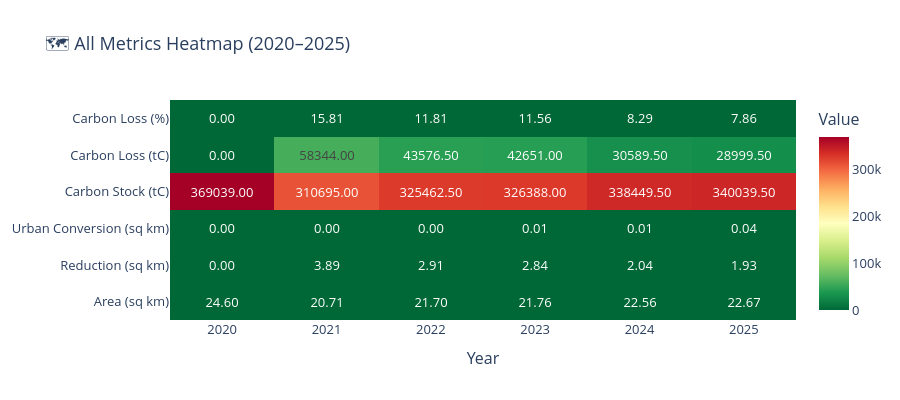

Notebook source saved alongside this figure:
### Code cell
# ✅ CREATE REQUIRED COLUMNS
df["carbon_stock_tc"] = df["remaining_mangrove_sq_km"] * 100 * 150
df["carbon_loss_tc"] = df["carbon_stock_tc"].iloc[0] - df["carbon_stock_tc"]
df["carbon_loss_percent"] = (df["carbon_loss_tc"] / df["carbon_stock_tc"].iloc[0]) * 100

# ✅ FIXED METRICS (only column names changed)
metrics_heat = [
    'remaining_mangrove_sq_km',
    'mangrove_loss_sq_km',
    'mangrove_to_urban_sq_km',
    'carbon_stock_tc',
    'carbon_loss_tc',
    'carbon_loss_percent'
]

labels_heat  = [
    'Area (sq km)',
    'Reduction (sq km)',
    'Urban Conversion (sq km)',
    'Carbon Stock (tC)',
    'Carbon Loss (tC)',
    'Carbon Loss (%)'
]

z = df[metrics_heat].values.T

fig8 = go.Figure(go.Heatmap(
    z=z,
    x=df['year'].tolist(),
    y=labels_heat,
    colorscale='RdYlGn_r',
    text=[[f"{v:.2f}" for v in row] for row in z],
    texttemplate='%{text}',
    showscale=True,
    colorbar=dict(title='Value')
))

fig8.update_layout(
    title='🗺️ All Metrics Heatmap (2020–2025)',
    xaxis_title='Year', template='plotly_white',
    height=400, font=dict(size=13)
)

fig8.show()

### Figure 1 — Plotly figure (JSON) as saved in the notebook; plotly's stock layout.template omitted (floating-point values rounded to 4 significant figures)
{"data": [{"colorbar": {"title": {"text": "Value"}}, "colorscale": [[0, "rgb(0,104,55)"], [0.1, "rgb(26,152,80)"], [0.2, "rgb(102,189,99)"], [0.3, "rgb(166,217,106)"], [0.4, "rgb(217,239,139)"], [0.5, "rgb(255,255,191)"], [0.6, "rgb(254,224,139)"], [0.7, "rgb(253,174,97)"], [0.8, "rgb(244,109,67)"], [0.9, "rgb(215,48,39)"], [1, "rgb(165,0,38)"]], "showscale": true, "text": [["24.60", "20.71", "21.70", "21.76", "22.56", "22.67"], ["0.00", "3.89", "2.91", "2.84", "2.04", "1.93"], ["0.00", "0.00", "0.00", "0.01", "0.01", "0.04"], ["369039.00", "310695.00", "325462.50", "326388.00", "338449.50", "340039.50"], ["0.00", "58344.00", "43576.50", "42651.00", "30589.50", "28999.50"], ["0.00", "15.81", "11.81", "11.56", "8.29", "7.86"]], "texttemplate": "%{text}", "type": "heatmap", "x": [2020, 2021, 2022, 2023, 2024, 2025], "y": ["Area (sq km)", "Reduction (sq km)", "Urban Conversion (sq km)", "Carbon Stock (tC)", "Carbon Loss (tC)", "Carbon Loss (%)"], "z": [[24.6, 20.71, 21.7, 21.76, 22.56, 22.67], [0.0, 3.89, 2.905, 2.843, 2.039, 1.933], [0.0, 0.0031, 0.0045, 0.0084, 0.012, 0.037], [369000.0, 310700.0, 325500.0, 326400.0, 338400.0, 340000.0], [0.0, 58340.0, 43580.0, 42650.0, 30590.0, 29000.0], [0.0, 15.81, 11.81, 11.56, 8.289, 7.858]]}], "layout": {"font": {"size": 13}, "height": 400, "title": {"text": "🗺️ All Metrics Heatmap (2020–2025)"}, "xaxis": {"title": {"text": "Year"}}}}
